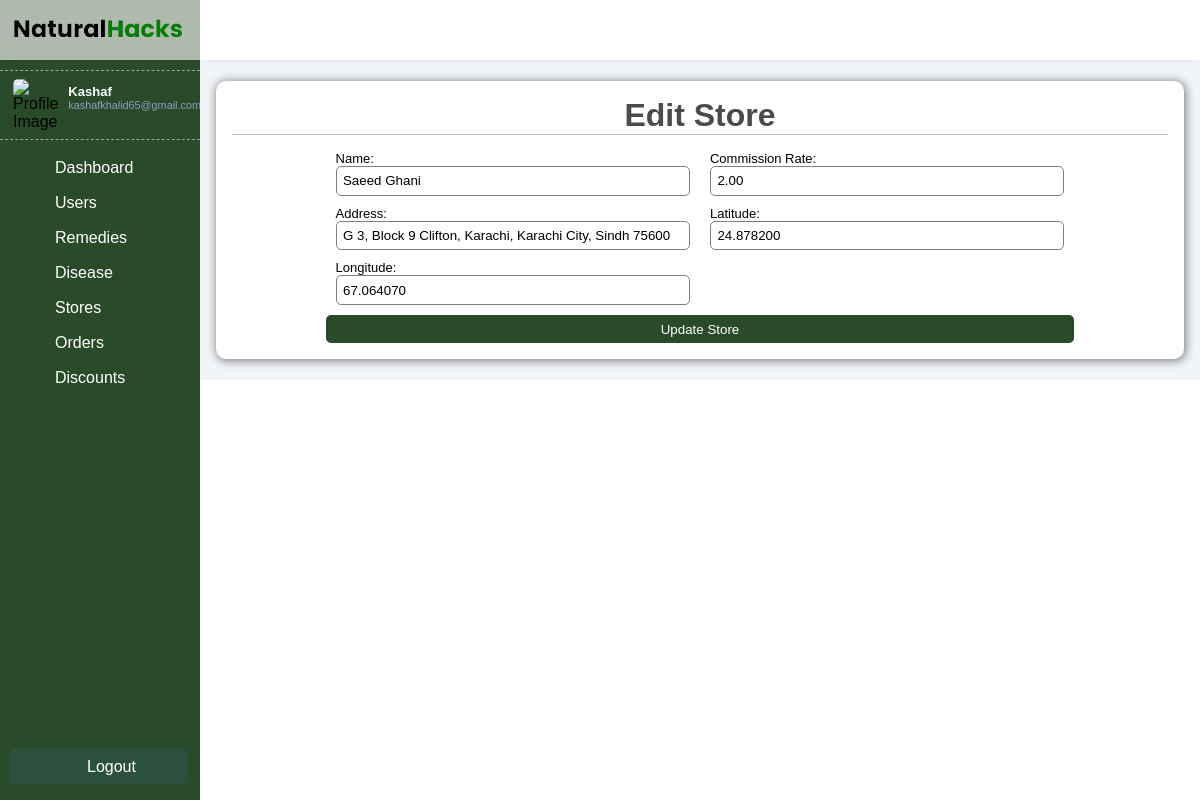
Page /admin/stores/store_edit.php?id=1 (signed in) on the committed database.
### tables this page shows
CREATE TABLE `stores` (
  `id` int(11) NOT NULL,
  `name` varchar(225) DEFAULT NULL,
  `address` varchar(225) DEFAULT NULL,
  `latitude` decimal(9,6) DEFAULT NULL,
  `longitude` decimal(9,6) DEFAULT NULL,
  `commission_rate` decimal(5,2) DEFAULT NULL,
  `created_at` timestamp NOT NULL DEFAULT current_timestamp() ON UPDATE current_timestamp()
);

### admin/stores/store_edit.php (the view, shortened to what this page needs)
<?php
require_once '../../connection.php';
$id = $_GET['id'] ?? null;
$sql = "SELECT * FROM `stores` WHERE `id` = '$id'";
$result = mysqli_query($conn, $sql);
$store = mysqli_fetch_assoc($result);
?>
<!DOCTYPE html>
<html lang="en">
<?php
include('../layout/head.php');
?>
<body>
    <?php include('../layout/sidebar.php'); ?>
    <div class="main-content">
        <?php include('../layout/header.php'); ?>
        <main>
            <div class="page-content">
                <div class="card">
                    <h2 class="page-heading">Edit Store</h2>
                    <form class="page-form" action="store_edit.php?id=<?= $id; ?>" method="POST" enctype="multipart/form-data">
                        <fieldset>
                            <label for="name">Name:</label>
                            <input type="text" name="name" value="<?= htmlspecialchars($store['name'] ?? '') ?>">
                        </fieldset>
                        <fieldset>
                            <label for="commission_rate">Commission Rate:</label>
                            <input type="text" name="commission_rate" value="<?= htmlspecialchars($store['commission_rate']) ?>">
                        </fieldset>
                        <fieldset>
                            <label for="address">Address:</label>
                            <input type="text" name="address" value="<?= htmlspecialchars($store['address']) ?>">
                        </fieldset>
                        <fieldset>
                            <label for="latitude">Latitude:</label>
                            <input type="text" name="latitude" value="<?= htmlspecialchars($store['latitude']) ?>">
                        </fieldset>
                        <fieldset>
                            <label for="longitude">Longitude:</label>
                            <input type="text" name="longitude" value="<?= htmlspecialchars($store['longitude']) ?>">
                        </fieldset>
                        <input type="submit" class="form-submit" value="Update Store">
                    </form>
                </div>
            </div>
        </main>
    </div>
</body>
</html>

### admin/style.css (style rules this page uses)
:root { --main-color: #2a4b2a; --color-dark: #2b503f; --text-grey: #b0b0b0; }
* { margin: 0; padding: 0; text-decoration: none; box-sizing: border-box; font-family: "Merriweather", sans-serif; }
.main-content { margin-left: 200px; width: calc(100% - 200px); transition: margin-left 300ms; }
main { margin-top: 60px; }
.page-content { padding: 1.3rem 1rem; background: #f1f4f9; }
.card { background-color: white; padding: 1rem; border-radius: 10px; box-shadow: gray 1px 1px 10px 1px; }
input, button, select { outline: none; }
.page-heading { text-align: center; font-size: 2rem; margin-bottom: 1rem; border-bottom: 1px solid rgb(194, 194, 194); color: rgb(75, 75, 75); }
.page-form { display: flex; flex-wrap: wrap; width: 80%; margin: 0 10%; }
fieldset { border: none; display: flex; flex-direction: column; flex-basis: 50%; padding: 0 10px; margin-bottom: 10px; }
fieldset > label { font-size: small; }
fieldset > input, fieldset > textarea, fieldset > select { padding: 0.4rem; border-radius: 5px; border: 1px solid gray; }
.form-submit { display: block; width: 100%; padding: 0.4rem; border: none; background-color: var(--main-color); color: white; border-radius: 5px; }

### rows in the picture
stores: name "Saeed Ghani", commission_rate "2.00", address "G 3, Block 9 Clifton, Karachi, Karachi City, Sindh 75600", latitude "24.878200", longitude "67.064070"

### other values in the picture
$_SESSION['admin_name'] "Kashaf"
$_SESSION['admin_email'] "kashafkhalid65@gmail.com"
